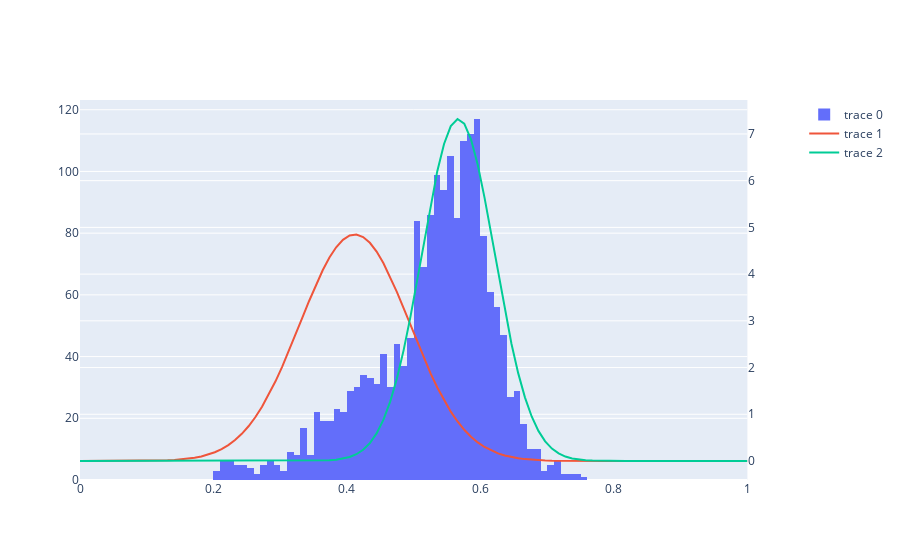

Source (notebook cell):
### Code cell
gm = vcf_to_mix_model(vcf_file,plot=True,tail_cutoff=0.2)
